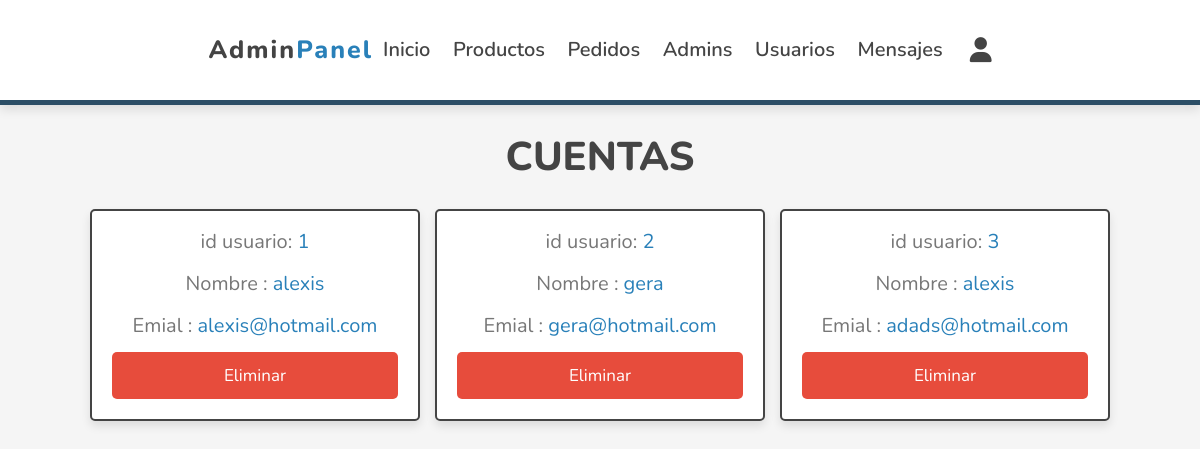
Screenshot of /admin/users_accounts.php (signed in) with the database file from the repository.
### tables this page shows
CREATE TABLE `users` (
  `id` int(100) NOT NULL,
  `name` varchar(20) NOT NULL,
  `email` varchar(50) NOT NULL,
  `password` varchar(50) NOT NULL,
  `post_count` int(11) DEFAULT 0
);

### admin/users_accounts.php (the view, shortened to what this page needs)
<?php
include '../components/connect.php';
?>
<!DOCTYPE html>
<html lang="en">
<head>
   <link rel="stylesheet" href="https://cdnjs.cloudflare.com/ajax/libs/font-awesome/6.1.1/css/all.min.css">
   <link rel="stylesheet" href="../css/admin_style.css">
</head>
<body>
<?php include '../components/admin_header.php'; ?>
<section class="accounts">
   <h1 class="heading">Cuentas</h1>
   <div class="box-container">
   <?php
      $select_accounts = $conn->prepare("SELECT * FROM `users`");
      $select_accounts->execute();
      if($select_accounts->rowCount() > 0){
         while($fetch_accounts = $select_accounts->fetch(PDO::FETCH_ASSOC)){
   ?>
   <div class="box">
      <p> id usuario: <span><?= $fetch_accounts['id']; ?></span> </p>
      <p> Nombre : <span><?= $fetch_accounts['name']; ?></span> </p>
      <p> Emial : <span><?= $fetch_accounts['email']; ?></span> </p>
      <a href="users_accounts.php?delete=<?= $fetch_accounts['id']; ?>" onclick="return confirm('delete this account? the user related information will also be delete!')" class="delete-btn">Eliminar</a>
   </div>
   <?php
         }
      }else{
         echo '<p class="empty">no accounts available!</p>';
      }
   ?>
   </div>
</section>
</body>
</html>

### css/admin_style.css (style rules this page uses)
:root { --main-color:#2980b9; --orange:#f39c12; --red:#e74c3c; --black:#444; --white:#fff; --light-color:#777; --light-bg:#eee; --border:.2rem solid var(--black); --box-shadow:0 .5rem 1rem rgba(0,0,0,.1); }
* { font-family: 'Nunito', sans-serif; margin:0; padding:0; box-sizing: border-box; outline: none; border:none; text-decoration: none; }
html { font-size: 62.5%; overflow-x: hidden; }
body { background-color: var(--light-bg); }
section { padding:2rem; max-width: 1200px; margin:0 auto; }
.heading { font-size: 4rem; color:var(--black); margin-bottom: 2rem; text-align: center; text-transform: uppercase; }
.btn, .delete-btn, .option-btn { display: block; width: 100%; margin-top: 1rem; border-radius: .5rem; padding:1rem 3rem; font-size: 1.7rem; text-transform: capitalize; color:var(--white); cursor: pointer; text-align: center; }
.delete-btn { background-color: var(--red); }
.accounts .box-container { display: grid; grid-template-columns: repeat(auto-fit, 33rem); gap:1.5rem; align-items: flex-start; justify-content: center; }
.accounts .box-container .box { padding:2rem; padding-top: .5rem; border-radius: .5rem; text-align: center; border:var(--border); background-color: var(--white); box-shadow: var(--box-shadow); }
.accounts .box-container .box p { font-size: 2rem; color:var(--light-color); margin: 1rem 0; }
.accounts .box-container .box p span { color:var(--main-color); }
body { font-family: 'Roboto', sans-serif; background-color: #f5f5f5; color: #333; line-height: 1.6; }
h1, h2, h3 { font-family: 'Nunito', sans-serif; margin: 0; }
h1 { font-size: 2.5rem; font-weight: 800; color: #3a87ad; }

### rows the page displays
users: id "1", name "alexis", email "alexis@hotmail.com"
users: id "2", name "gera", email "gera@hotmail.com"
users: id "3", name "alexis", email "adads@hotmail.com"
